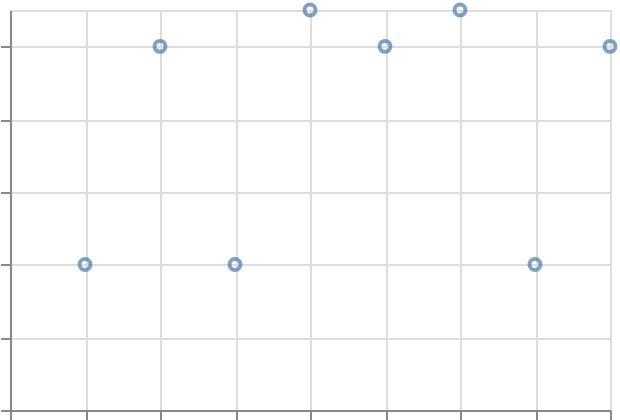

The specification (Vega-Lite) saved for this image:
### Vega-Lite specification from a JSON file in a GitHub repository (floating-point values rounded to 4 significant figures)
{"$schema": "https://vega.github.io/schema/vega-lite/v6.json", "padding": 5, "autosize": "none", "width": 300, "height": 200, "data": {"name": "table", "values": [{"c": "A", "g": "p", "x": 1, "y": 2, "v": 5, "t": "2024-01-15", "o": {"v": 3}, "IMDB Rating": 6.1, "d": "x1"}, {"c": "B", "g": "q", "x": 2, "y": 4, "v": 9, "t": "2024-02-20", "o": {"v": 7}, "IMDB Rating": 7.4, "d": "x2"}, {"c": "A", "g": "q", "x": 3, "y": 3, "v": 2, "t": "2024-03-05", "o": {"v": 1}, "IMDB Rating": 5.2, "d": "x1"}, {"c": "C", "g": "p", "x": 4, "y": 6, "v": 7, "t": "2024-05-30", "o": {"v": 4}, "IMDB Rating": 8.8, "d": "x3"}, {"c": "B", "g": "p", "x": 5, "y": 5, "v": 4, "t": "2024-07-11", "o": {"v": 9}, "IMDB Rating": 6.9, "d": "x2"}, {"c": "C", "g": "q", "x": 6, "y": 8, "v": 6, "t": "2024-09-02", "o": {"v": 2}, "IMDB Rating": 7.7, "d": "x3"}, {"c": "A", "g": "p", "x": 7, "y": 7, "v": 8, "t": "2024-11-25", "o": {"v": 5}, "IMDB Rating": 4.4, "d": "x1"}, {"c": "B", "g": "q", "x": 8, "y": 9, "v": 3, "t": "2024-12-31", "o": {"v": 8}, "IMDB Rating": 9.1, "d": "x2"}]}, "transform": [{"lookup": "c", "from": {"data": {"values": [{"k": "A", "w": 3, "z": 1}, {"k": "B", "w": 6, "z": 4}, {"k": "C", "w": 9, "z": 2}]}, "key": "k"}, "as": "info"}, {"calculate": "datum.info.w + datum.info.z", "as": "w"}], "mark": "point", "encoding": {"x": {"field": "x", "type": "quantitative"}, "y": {"field": "w", "type": "quantitative"}}}
